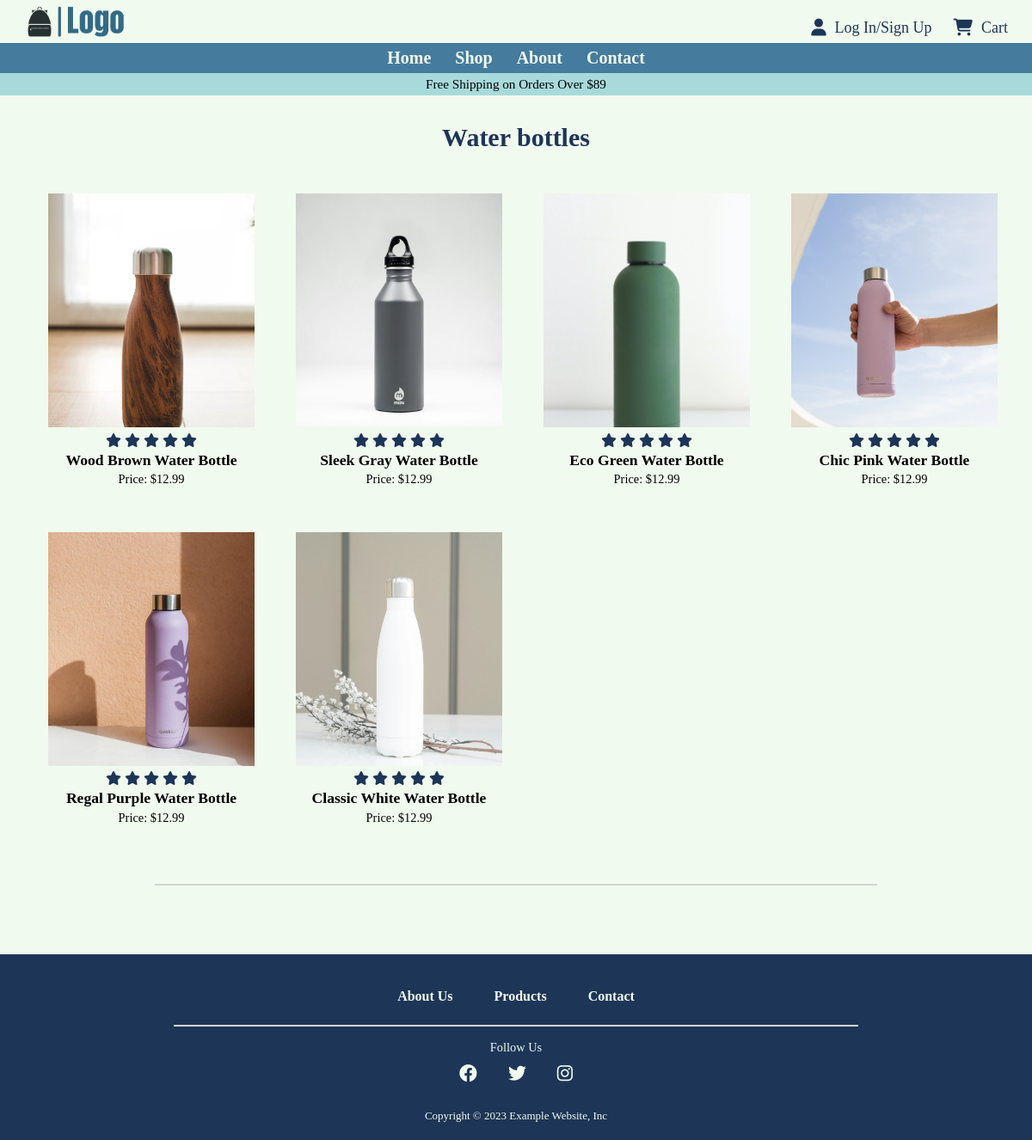
Screenshot of /products_list/water bottles with the database file from the repository.
### tables this page shows
CREATE TABLE products (
    id INTEGER PRIMARY KEY AUTOINCREMENT,
    name TEXT NOT NULL,
    category TEXT NOT NULL,
    description TEXT,
    price REAL NOT NULL,
    image_path TEXT
);

### flaskr/shop.py (the view)
@bp.route('/products_list/<category>')
@bp.route('/products_list/')
def list(category=None):
    with get_db() as db:
        if category:
            query = 'SELECT * FROM products WHERE category = ?'
            products = db.execute(query, (category,)).fetchall()
        else:
            query = 'SELECT * FROM products'
            products = db.execute(query).fetchall()
    return render_template('shop/products_list.html', products=products, category=category)

### flaskr/auth.py (called while the page is built)
@bp.before_app_request
def load_logged_in_user():
    user_id = session.get('user_id')
    if user_id is None:
        g.user = None
    else:
        g.user = get_db().execute(
            'SELECT * FROM user WHERE id = ?', (user_id,)
        ).fetchone()

### flaskr/db.py (called while the page is built)
def get_db():
    if 'db' not in g:
        g.db = sqlite3.connect(
            current_app.config['DATABASE'],
            detect_types=sqlite3.PARSE_DECLTYPES
        )
        g.db.row_factory = sqlite3.Row
    return g.db

### flaskr/templates/shop/products_list.html
{% extends "base.html" %}
{% block content %}
<section class="product-section">
    {% if category %}
    <h1>{{ category.capitalize() }}</h1>
    {% endif %}
    <ul class="product-container">
        {% for product in products %}
            <a href="{{ url_for('shop.product_detail', product_id=product['id']) }}">
                <li class="product">
                    <img src="{{ product['image_path'] }}">
                    <div class="product-rating">
                        <i class="fa-solid fa-star" style="color: #1d3557;"></i>
                        <i class="fa-solid fa-star" style="color: #1d3557;"></i>
                        <i class="fa-solid fa-star" style="color: #1d3557;"></i>
                        <i class="fa-solid fa-star" style="color: #1d3557;"></i>
                        <i class="fa-solid fa-star" style="color: #1d3557;"></i>
                    </div>
                    <p class="product-name">{{ product['name'] }}</p>
                    <p class="product-price">Price: ${{ product['price'] }}</p>
                </li>
            </a>
        {% endfor %}
    </ul>
</section>
<hr>
{% endblock %}

### flaskr/static/styles/main.css (style rules this page uses)
* { background-color: rgb(241, 250, 238); margin: 0px; padding: 0px; box-sizing: border-box; }
*::after, *::before { box-sizing: border-box; }
html { margin: 0px; padding: 0px; width: 100%; scroll-behavior: smooth; overflow-x: clip; }
body { width: 100%; overflow-x: clip; }
section { scroll-margin-top: calc(2.2rem + 50px); }
a:link { color: inherit; }
a { text-decoration: none; background-color: inherit; }
.product-section > h1 { font-size: clamp(25px, 2.5vw, 50px); text-align: center; margin: 2rem 0 1rem; color: rgb(29, 53, 87); }
.product-container { display: grid; grid-template-columns: repeat(auto-fill, calc(15em + 1rem)); row-gap: 1rem; column-gap: 2rem; padding: 1rem; justify-content: center; }
.product { margin: 1rem; width: fit-content; height: fit-content; display: flex; flex-direction: column; justify-content: flex-start; align-items: center; cursor: pointer; }
.product > img { width: 15em; height: 17em; margin: 0 0 0.4rem; object-fit: cover; object-position: center; }
.product-name { font-weight: bold; font-size: 1.1rem; margin: 0.2rem 0; }
.product-price { font-weight: 200; font-size: 0.9rem; margin-bottom: 0.3rem; }
hr { margin: 2rem auto 5rem; background-color:lightgray; color:lightgray; height: 0.1rem; width: 70%; text-align: center; border-style: solid; }

### rows the page displays
products: image_path (picture), name "Wood Brown Water Bottle", price "12.99"
products: image_path (picture), name "Sleek Gray Water Bottle", price "12.99"
products: image_path (picture), name "Eco Green Water Bottle", price "12.99"
products: image_path (picture), name "Chic Pink Water Bottle", price "12.99"
products: image_path (picture), name "Regal Purple Water Bottle", price "12.99"
products: image_path (picture), name "Classic White Water Bottle", price "12.99"

### other values shown
{{ category.capitalize() }} "Water bottles"
